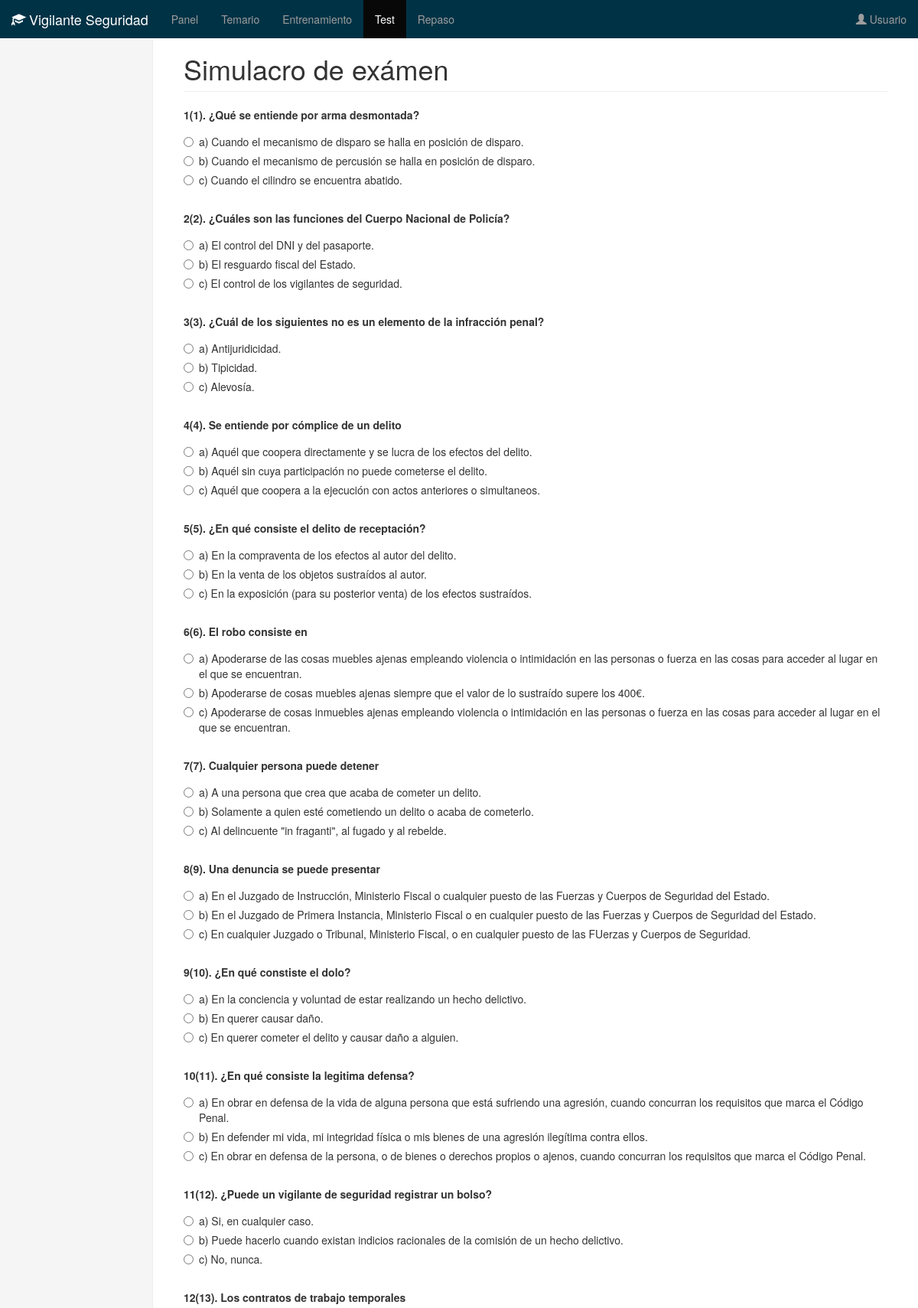
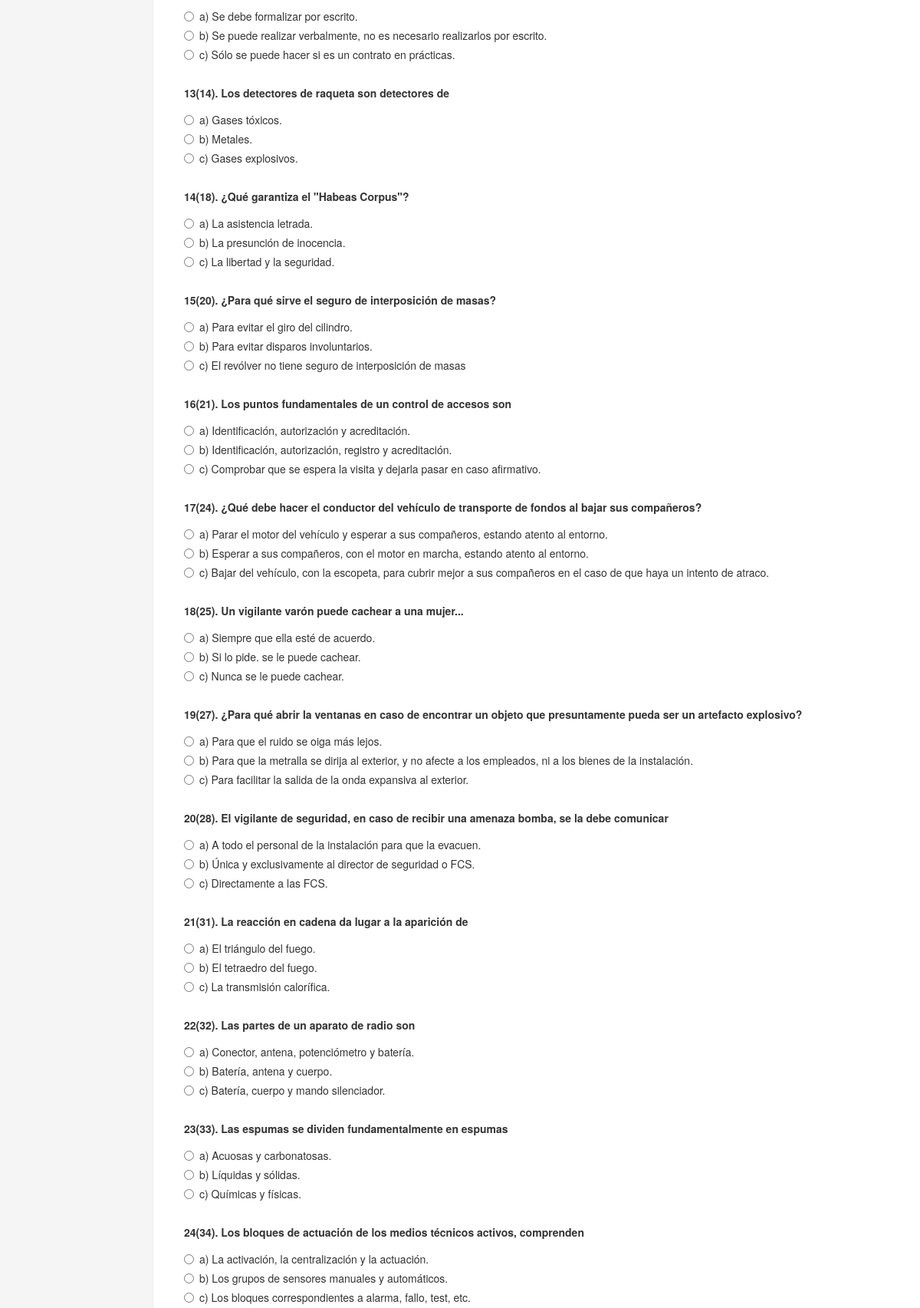
The page /panel/test/ (upper part) on the database its author committed (2 pictures, top to bottom).
### examen/models.py (models this page shows, shortened)
class Pregunta(models.Model):
	pregunta = models.TextField(max_length=255)
	res_a = models.TextField(max_length=255)
	res_b = models.TextField(max_length=255)
	res_c = models.TextField(max_length=255)
	correcta = models.CharField(max_length=1)
	tema = models.ForeignKey('Tema')
	capitulo = models.ForeignKey('Capitulo')

### examen/views.py (the view)
# urls.py: url(r'^panel/test/$', test, name='test'),
def test(request):
	i = 0
	lista = []
	random.seed()
	total = Pregunta.objects.count()
	while i < 100:
		p = random.randint(1, total)
		if p not in lista:
			lista.append(p)
			i += 1
	lista.sort()
	preguntas = Pregunta.objects.filter(id__in=lista)
	return render(request, 'test.html', {'preguntas': preguntas})

### examen/context_processors.py (called while the page is built)
def menu(request):
	menu = {'menu': [{'nombre': 'Panel', 'url': reverse('panel')}, {'nombre': 'Temario', 'url': reverse('temario')}, {'nombre': 'Entrenamiento', 'url': reverse('entrenamiento')}, {'nombre': 'Test', 'url': reverse('test')}, {'nombre': 'Repaso', 'url': reverse('repaso')}, ]}
	for item in menu['menu']:
		if request.path == item['url']:
			item['active'] = True
	return menu

### templates/test.html (shortened to what this page needs)
{% extends "base.html" %}
{% block titulopagina %}
	Simulacro de exámen
{% endblock titulopagina %}
{% block seccion %}
	<form action="corregir/" method="get">
	{% for p in preguntas %}
			<label>{{ forloop.counter }}({{ p.id }}). {{ p.pregunta }}</label>
			<div class="radio">
				<label>
					<input type="radio" name="r{{ forloop.counter }}" value="a">a) {{ p.res_a }}
				</label>
			</div>
			<div class="radio">
				<label>
					<input type="radio" name="r{{ forloop.counter }}" value="b">b) {{ p.res_b }}
				</label>
			</div>
			<div class="radio">
				<label>
					<input type="radio" name="r{{ forloop.counter }}" value="c">c) {{ p.res_c }}
				</label>
			</div>
			<br>
	{% endfor %}
	</form>
{% endblock seccion %}

### static/css/dashboard.css (style rules this page uses)
body { padding-top: 50px; }

### rows shown on the page
Pregunta: id "1", pregunta "¿Qué se entiende por arma desmontada?", res_a "Cuando el mecanismo de disparo se halla en posición de disparo.", res_b "Cuando el mecanismo de percusión se halla en posición de disparo.", res_c "Cuando el cilindro se encuentra abatido."
Pregunta: id "2", pregunta "¿Cuáles son las funciones del Cuerpo Nacional de Policía?", res_a "El control del DNI y del pasaporte.", res_b "El resguardo fiscal del Estado.", res_c "El control de los vigilantes de seguridad."
Pregunta: id "3", pregunta "¿Cuál de los siguientes no es un elemento de la infracción penal?", res_a "Antijuridicidad.", res_b "Tipicidad.", res_c "Alevosía."
Pregunta: id "4", pregunta "Se entiende por cómplice de un delito", res_a "Aquél que coopera directamente y se lucra de los efectos del delito.", res_b "Aquél sin cuya participación no puede cometerse el delito.", res_c "Aquél que coopera a la ejecución con actos anteriores o simultaneos."
Pregunta: id "5", pregunta "¿En qué consiste el delito de receptación?", res_a "En la compraventa de los efectos al autor del delito.", res_b "En la venta de los objetos sustraídos al autor.", res_c "En la exposición (para su posterior venta) de los efectos sustraídos."
Pregunta: id "6", pregunta "El robo consiste en", res_a "Apoderarse de las cosas muebles ajenas empleando violencia o intimidación en las personas o fuerza en las cosas para acceder al lugar en el que se encuentran.", res_b "Apoderarse de cosas muebles ajenas siempre que el valor de lo sustraído supere los 400€.", res_c "Apoderarse de cosas inmuebles ajenas empleando violencia o intimidación en las personas o fuerza en las cosas para acceder al lugar en el que se encuentran."
Pregunta: id "7", pregunta "Cualquier persona puede detener", res_a "A una persona que crea que acaba de cometer un delito.", res_b "Solamente a quien esté cometiendo un delito o acaba de cometerlo.", res_c "Al delincuente \"in fraganti\", al fugado y al rebelde."
Pregunta: id "9", pregunta "Una denuncia se puede presentar", res_a "En el Juzgado de Instrucción, Ministerio Fiscal o cualquier puesto de las Fuerzas y Cuerpos de Seguridad del Estado.", res_b "En el Juzgado de Primera Instancia, Ministerio Fiscal o en cualquier puesto de las Fuerzas y Cuerpos de Seguridad del Estado.", res_c "En cualquier Juzgado o Tribunal, Ministerio Fiscal, o en cualquier puesto de las FUerzas y Cuerpos de Seguridad."
Pregunta: id "10", pregunta "¿En qué constiste el dolo?", res_a "En la conciencia y voluntad de estar realizando un hecho delictivo.", res_b "En querer causar daño.", res_c "En querer cometer el delito y causar daño a alguien."
Pregunta: id "11", pregunta "¿En qué consiste la legitima defensa?", res_a "En obrar en defensa de la vida de alguna persona que está sufriendo una agresión, cuando concurran los requisitos que marca el Código Penal.", res_b "En defender mi vida, mi integridad física o mis bienes de una agresión ilegítima contra ellos.", res_c "En obrar en defensa de la persona, o de bienes o derechos propios o ajenos, cuando concurran los requisitos que marca el Código Penal."
Pregunta: id "12", pregunta "¿Puede un vigilante de seguridad registrar un bolso?", res_a "Si, en cualquier caso.", res_b "Puede hacerlo cuando existan indicios racionales de la comisión de un hecho delictivo.", res_c "No, nunca."
Pregunta: id "13", pregunta "Los contratos de trabajo temporales", res_a "Se debe formalizar por escrito.", res_b "Se puede realizar verbalmente, no es necesario realizarlos por escrito.", res_c "Sólo se puede hacer si es un contrato en prácticas."
Pregunta: id "14", pregunta "Los detectores de raqueta son detectores de", res_a "Gases tóxicos.", res_b "Metales.", res_c "Gases explosivos."
Pregunta: id "18", pregunta "¿Qué garantiza el \"Habeas Corpus\"?", res_a "La asistencia letrada.", res_b "La presunción de inocencia.", res_c "La libertad y la seguridad."
Pregunta: id "20", pregunta "¿Para qué sirve el seguro de interposición de masas?", res_a "Para evitar el giro del cilindro.", res_b "Para evitar disparos involuntarios.", res_c "El revólver no tiene seguro de interposición de masas"
Pregunta: id "21", pregunta "Los puntos fundamentales de un control de accesos son", res_a "Identificación, autorización y acreditación.", res_b "Identificación, autorización, registro y acreditación.", res_c "Comprobar que se espera la visita y dejarla pasar en caso afirmativo."
Pregunta: id "24", pregunta "¿Qué debe hacer el conductor del vehículo de transporte de fondos al bajar sus compañeros?", res_a "Parar el motor del vehículo y esperar a sus compañeros, estando atento al entorno.", res_b "Esperar a sus compañeros, con el motor en marcha, estando atento al entorno.", res_c "Bajar del vehículo, con la escopeta, para cubrir mejor a sus compañeros en el caso de que haya un intento de atraco."
Pregunta: id "25", pregunta "Un vigilante varón puede cachear a una mujer...", res_a "Siempre que ella esté de acuerdo.", res_b "Si lo pide. se le puede cachear.", res_c "Nunca se le puede cachear."
Pregunta: id "27", pregunta "¿Para qué abrir la ventanas en caso de encontrar un objeto que presuntamente pueda ser un artefacto explosivo?", res_a "Para que el ruido se oiga más lejos.", res_b "Para que la metralla se dirija al exterior, y no afecte a los empleados, ni a los bienes de la instalación.", res_c "Para facilitar la salida de la onda expansiva al exterior."
Pregunta: id "28", pregunta "El vigilante de seguridad, en caso de recibir una amenaza bomba, se la debe comunicar", res_a "A todo el personal de la instalación para que la evacuen.", res_b "Única y exclusivamente al director de seguridad o FCS.", res_c "Directamente a las FCS."
Pregunta: id "31", pregunta "La reacción en cadena da lugar a la aparición de", res_a "El triángulo del fuego.", res_b "El tetraedro del fuego.", res_c "La transmisión calorífica."
Pregunta: id "32", pregunta "Las partes de un aparato de radio son", res_a "Conector, antena, potenciómetro y batería.", res_b "Batería, antena y cuerpo.", res_c "Batería, cuerpo y mando silenciador."
Pregunta: id "33", pregunta "Las espumas se dividen fundamentalmente en espumas", res_a "Acuosas y carbonatosas.", res_b "Líquidas y sólidas.", res_c "Químicas y físicas."
Pregunta: id "34", pregunta "Los bloques de actuación de los medios técnicos activos, comprenden", res_a "La activación, la centralización y la actuación.", res_b "Los grupos de sensores manuales y automáticos.", res_c "Los bloques correspondientes a alarma, fallo, test, etc."

### other values the page prints
{{ enlace.nombre }} "Panel" "Temario" "Entrenamiento" "Test" "Repaso"
